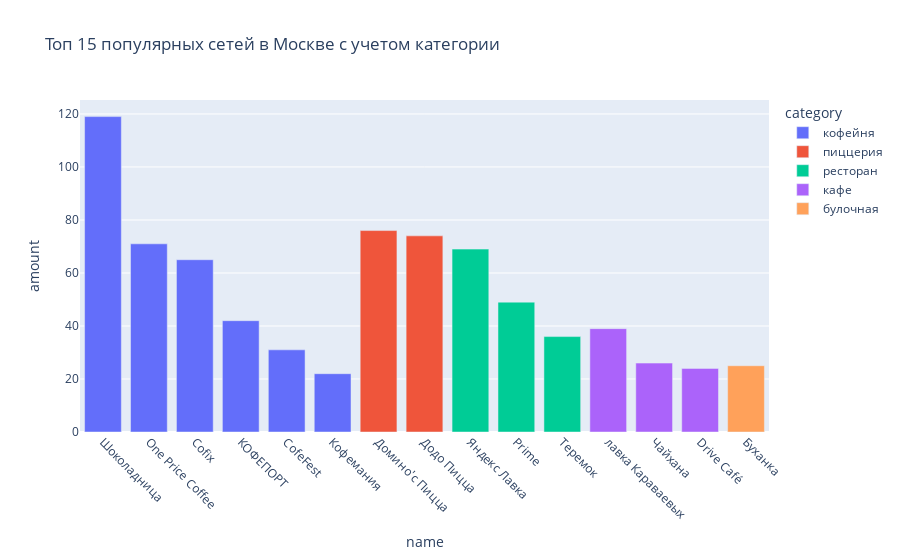

Notebook code for this chart:
### Code cell
#с помощью plotly добавим категории в Топ 15 популярных сетей в Москве
fig = px.bar(top_chain, x='name', y='amount', color='category', title='Топ 15 популярных сетей в Москве с учетом категории')
fig.update_xaxes(tickangle=45)
fig.show()

### Figure 1 — Plotly figure (JSON) as saved in the notebook; plotly's stock layout.template omitted (floating-point values rounded to 4 significant figures)
{"data": [{"alignmentgroup": "True", "hovertemplate": "category=кофейня<br>name=%{x}<br>amount=%{y}<extra></extra>", "legendgroup": "кофейня", "marker": {"color": "#636efa", "pattern": {"shape": ""}}, "name": "кофейня", "offsetgroup": "кофейня", "orientation": "v", "showlegend": true, "textposition": "auto", "type": "bar", "x": ["Шоколадница", "One Price Coffee", "Cofix", "КОФЕПОРТ", "CofeFest", "Кофемания"], "xaxis": "x", "y": [119, 71, 65, 42, 31, 22], "yaxis": "y"}, {"alignmentgroup": "True", "hovertemplate": "category=пиццерия<br>name=%{x}<br>amount=%{y}<extra></extra>", "legendgroup": "пиццерия", "marker": {"color": "#EF553B", "pattern": {"shape": ""}}, "name": "пиццерия", "offsetgroup": "пиццерия", "orientation": "v", "showlegend": true, "textposition": "auto", "type": "bar", "x": ["Домино'с Пицца", "Додо Пицца"], "xaxis": "x", "y": [76, 74], "yaxis": "y"}, {"alignmentgroup": "True", "hovertemplate": "category=ресторан<br>name=%{x}<br>amount=%{y}<extra></extra>", "legendgroup": "ресторан", "marker": {"color": "#00cc96", "pattern": {"shape": ""}}, "name": "ресторан", "offsetgroup": "ресторан", "orientation": "v", "showlegend": true, "textposition": "auto", "type": "bar", "x": ["Яндекс Лавка", "Prime", "Теремок"], "xaxis": "x", "y": [69, 49, 36], "yaxis": "y"}, {"alignmentgroup": "True", "hovertemplate": "category=кафе<br>name=%{x}<br>amount=%{y}<extra></extra>", "legendgroup": "кафе", "marker": {"color": "#ab63fa", "pattern": {"shape": ""}}, "name": "кафе", "offsetgroup": "кафе", "orientation": "v", "showlegend": true, "textposition": "auto", "type": "bar", "x": ["лавка Караваевых", "Чайхана", "Drive Café"], "xaxis": "x", "y": [39, 26, 24], "yaxis": "y"}, {"alignmentgroup": "True", "hovertemplate": "category=булочная<br>name=%{x}<br>amount=%{y}<extra></extra>", "legendgroup": "булочная", "marker": {"color": "#FFA15A", "pattern": {"shape": ""}}, "name": "булочная", "offsetgroup": "булочная", "orientation": "v", "showlegend": true, "textposition": "auto", "type": "bar", "x": ["Буханка"], "xaxis": "x", "y": [25], "yaxis": "y"}], "layout": {"barmode": "relative", "legend": {"title": {"text": "category"}, "tracegroupgap": 0}, "title": {"text": "Топ 15 популярных сетей в Москве с учетом категории"}, "xaxis": {"anchor": "y", "domain": [0, 1], "tickangle": 45, "title": {"text": "name"}}, "yaxis": {"anchor": "x", "domain": [0, 1], "title": {"text": "amount"}}}}
